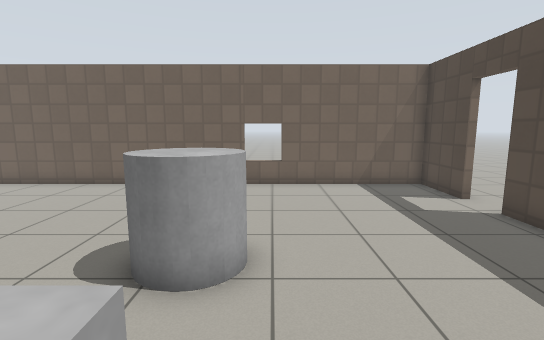
View 1 (above)

13 first-person views from a walk through a robot-simulator world made for Gazebo. The camera is 1.2 m above the floor, tilts 8° down and sees 85° across. The floor is counted in squares, 0.5 m on a side. Each view is taken from the middle of a square. On the plan, view 1 faces up. The plan holds only what a view shows up to about 18 squares ahead; the rest is blank. Gazebo's built-in surfaces are drawn with simple patterns.

View 2
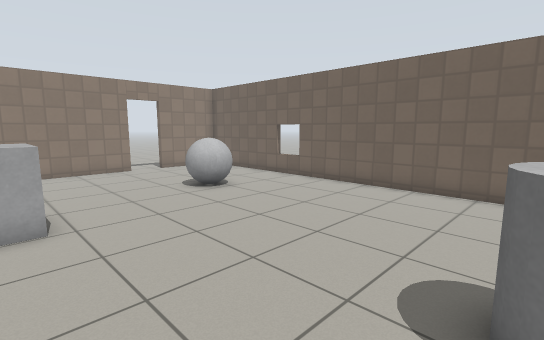

View 3
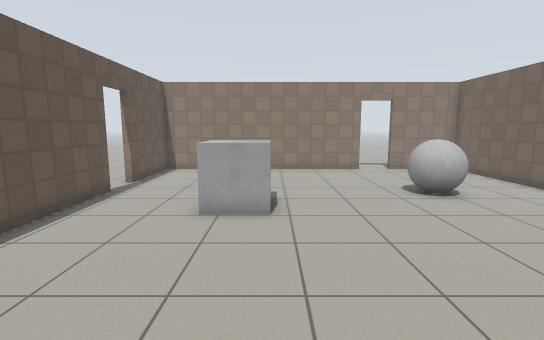

View 4
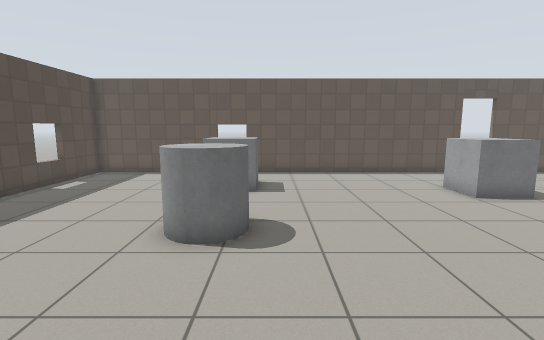

View 5
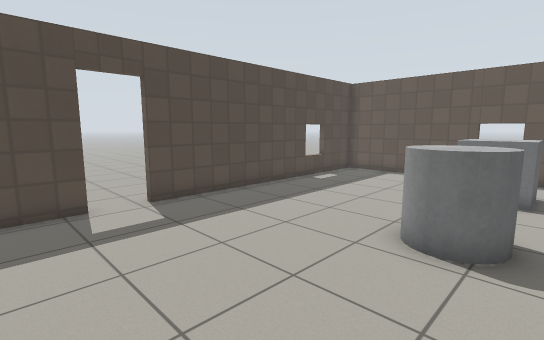

View 6
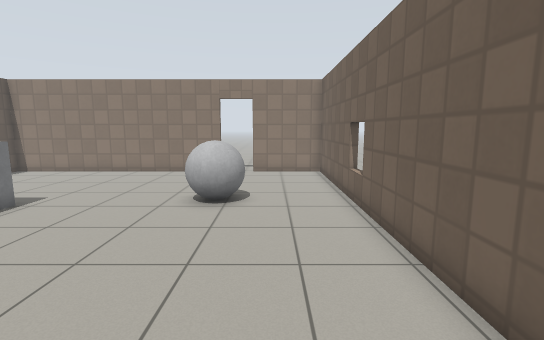

View 7
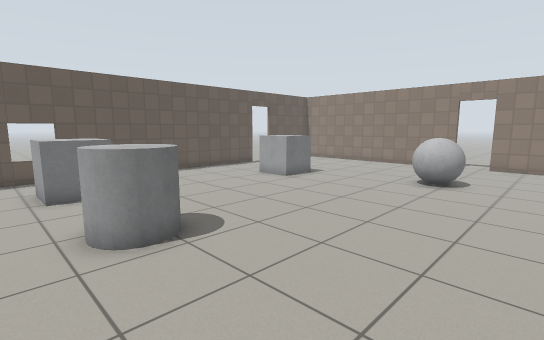

View 8
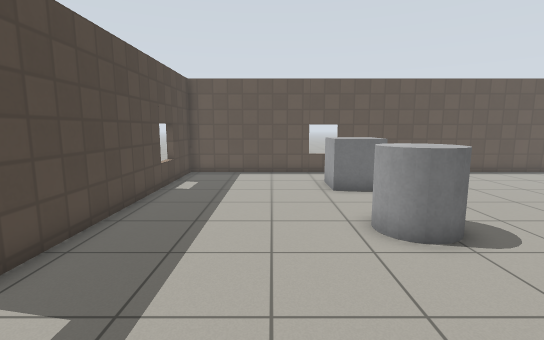

View 9
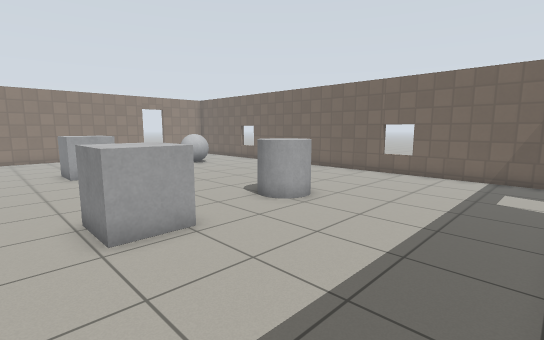

View 10
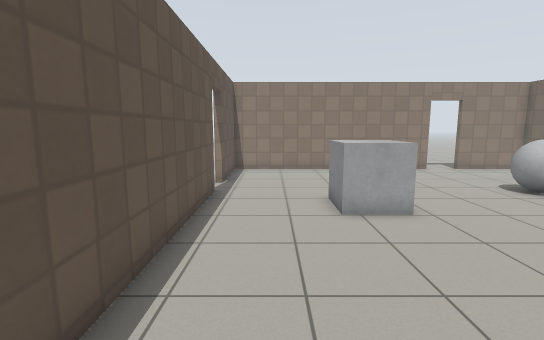

View 11
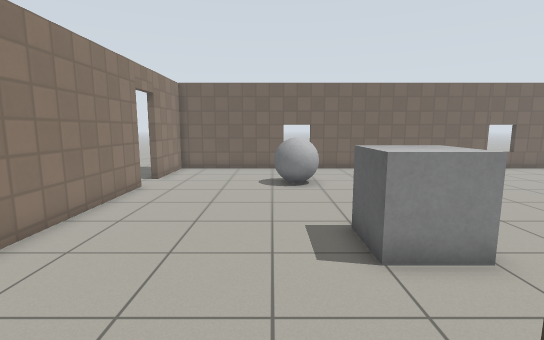

View 12
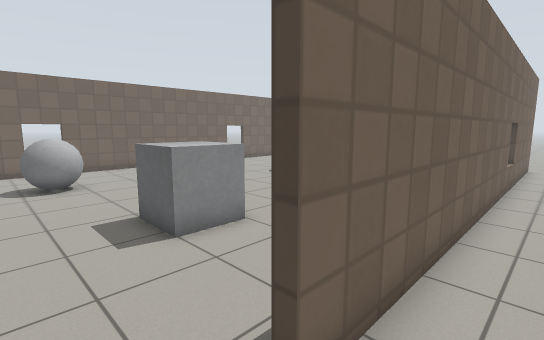

View 13
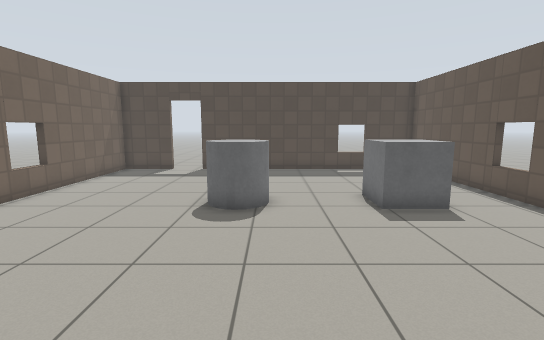

### Floor plan
Points are (right, up) in squares from view 1. A wall is a line through its corners. A room is listed if a view was taken in it or the views show most of it. See-through windows are left out.
Room 1 (views 1, 2, 3, 4, 5, 6, 7, 8, 9, 10, 13)
walls: (-13.2, -4.2) (6.5, -4.2) (6.5, 8.1); (6.5, 9.9) (6.5, 12.7) (-19.4, 12.7) (-19.4, 8.9); (-19.4, 7.3) (-19.4, -4.2) (-15, -4.2)
ways out: open door at (-14.5, -4) to room 2; open door at (-19.7, 8.3); open door at (7, 9)
objects: grey ball (-14, 7) to (-12, 9); grey box (-12, 0) to (-10, 2); grey box (-2, -1) to (-1, 0); grey cylinder (-2, 4) to (-1, 6)
Room 2 (views 11, 12)
walls: (6.7, -4.5) (-13.2, -4.5)
ways out: open door at (-14.5, -4) to room 1

Where each view was taken, in squares from view 1:
view 1: 0 up, 0 right, facing up
view 2: 1 up, 2 left, facing up-left
view 3: 2 up, 2 left, facing left
view 4: 12 up, 3 left, facing down
view 5: 12 up, 3 left, facing down-right
view 6: 10 up, 3 left, facing left
view 7: 12 up, 1 right, facing down-left
view 8: 12 up, 2 right, facing down
view 9: 3 down, 6 right, facing up-left
view 10: 2 down, 2 left, facing left
view 11: 5 down, 14 left, facing up
view 12: 6 down, 15 left, facing up-right
view 13: 4 up, 11 left, facing right
